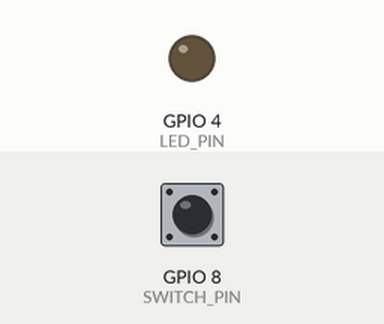
This program was run on a simulated Raspberry Pi (BCM pin numbers). Parts: output pins drawn as LEDs (lit = HIGH). The test bench sets the inputs (shaded band); at power-on: GPIO 8 (SWITCH_PIN) LOW. What the program prints to the terminal is not drawn.

Above: at 1.2 s.
1.3 s: GPIO 8 (SWITCH_PIN) pulled HIGH for 0.15 s
At 1.37 s:
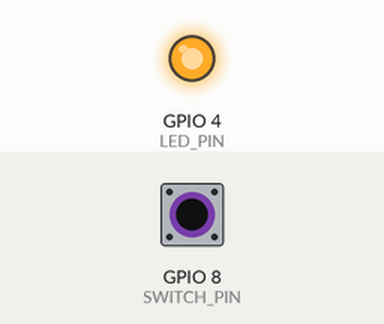
2.9 s: GPIO 8 (SWITCH_PIN) pulled HIGH for 3.2 s
At 6.8 s:
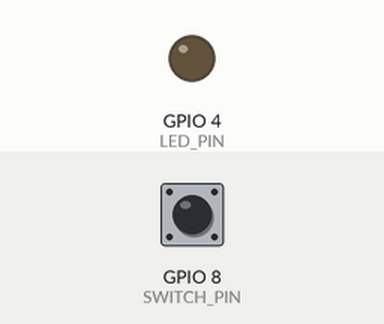
Timing chart, 0 to 8.3 s (numbered marks = the images above; inputs shaded):
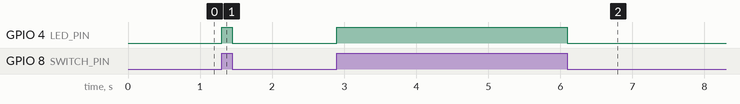

The program:

switch_led.py
```python
# 스위치로 LED 제어하기
import RPi.GPIO as GPIO

LED_PIN = 4
SWITCH_PIN = 8

GPIO.setmode(GPIO.BCM)
GPIO.setup(LED_PIN, GPIO.OUT)
#내부 풀다운 저행 (안 눌렀을 떄 :  0, 눌렀을 떄: 1)
GPIO.setup(SWITCH_PIN, GPIO.IN, pull_up_down=GPIO.PUD_DOWN)

try:
    while True:
        val = GPIO.input(SWITCH_PIN)
        print(val)
        GPIO.output(LED_PIN, val ) # GPIO.HIGH(1), GPIO.LOW(0)
finally:
    GPIO.cleanup()
    print('cleanup and exit')
    
```

Measured:
- after the input at 1.3 s, GPIO 4 (LED_PIN): LOW → HIGH at once, → LOW 0.15 s later
- after the input at 2.9 s, GPIO 4 (LED_PIN): LOW → HIGH at once, → LOW 3.2 s later
